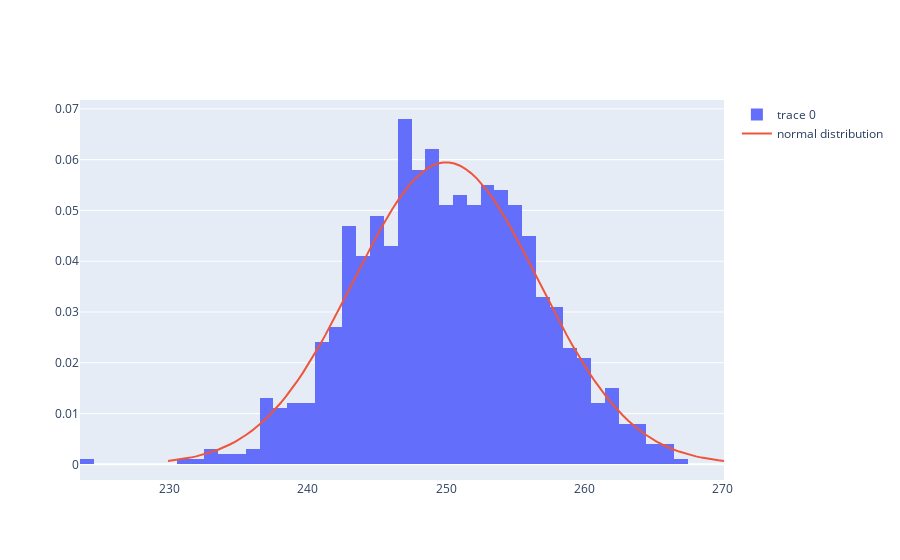

Here is the notebook cell this chart was saved with:
### Code cell
# central limit theorem visualisation
M = 1000
K = 100
fig = go.Figure()
x = [np.mean(np.random.choice(values, K, p=p)) for _ in range(M)]
fig.add_trace(
    go.Histogram(
        x=x,
        histnorm="probability",
    )
)

from scipy.stats import norm

mean_x = values @ p
std_x = np.sqrt((values - mean_x) ** 2 @ p) / np.sqrt(K)
left_x = mean_x - 3 * std_x
right_x = mean_x + 3 * std_x
print(mean_x, std_x)
# draw normal distribution line
fig.add_trace(
    go.Scatter(
        x=np.linspace(left_x, right_x, 100),
        y=norm.pdf(np.linspace(left_x, right_x, 100), mean_x, std_x),
        mode="lines",
        name="normal distribution",
    )
)
fig.show()
